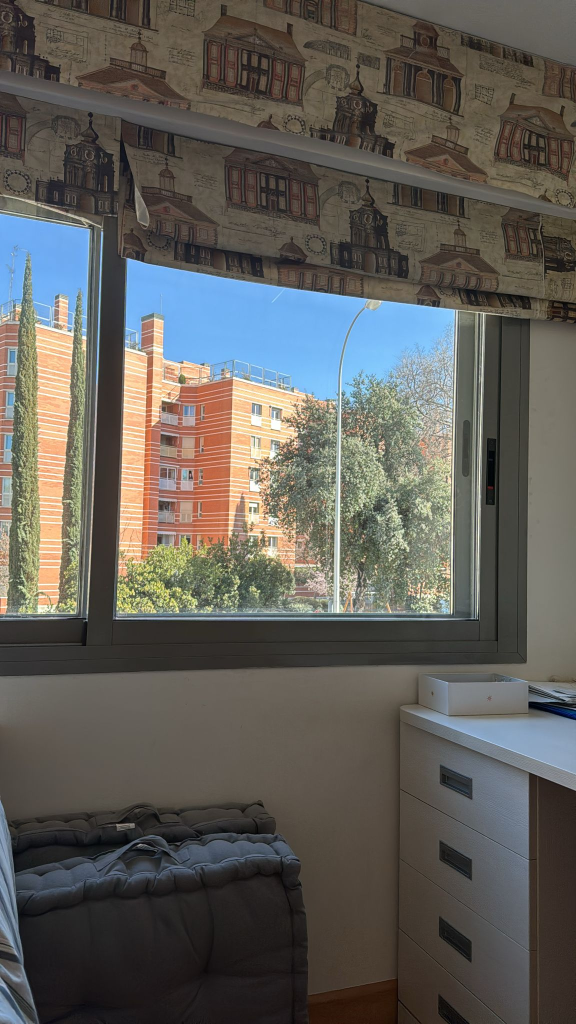
#> input picture Homography Calculation with NumPy/img_left.jpeg, 1152 x 2048 px (shown at 1/2 size)
$ jupyter execute Homography.ipynb
#> lines starting #> are read from the running program, lines starting #| are printed output that depends on the picture
##### Given three images of a window taken from three different viewpoints, a, b and c, I obtained the homography matrices H_ab and H_bc using the least squares method.

1) I used numpy for matrix multiplication, transposition and inversion.

To obtain the homography matrices using the least squares method, we have to do the following 3 steps:
- Select at least four corresponding points between each pair of images (a & b, and b & c).
- Set up a system of linear equations based on the correspondences.
- Solve the system using the least squares method to find the homography matrices.

[cell 1]
import cv2
import numpy as np
import matplotlib.pyplot as plt

# Load images
img_left_path = 'img_left.jpeg'
img_middle_path = 'img_front.jpeg'
img_right_path = 'img_right.jpeg'

img_left = cv2.imread(img_left_path)
#> img_left is the input picture: shape (2048, 1152, 3); mean B, G, R 87.9, 93.2, 95.5
img_middle = cv2.imread(img_middle_path)
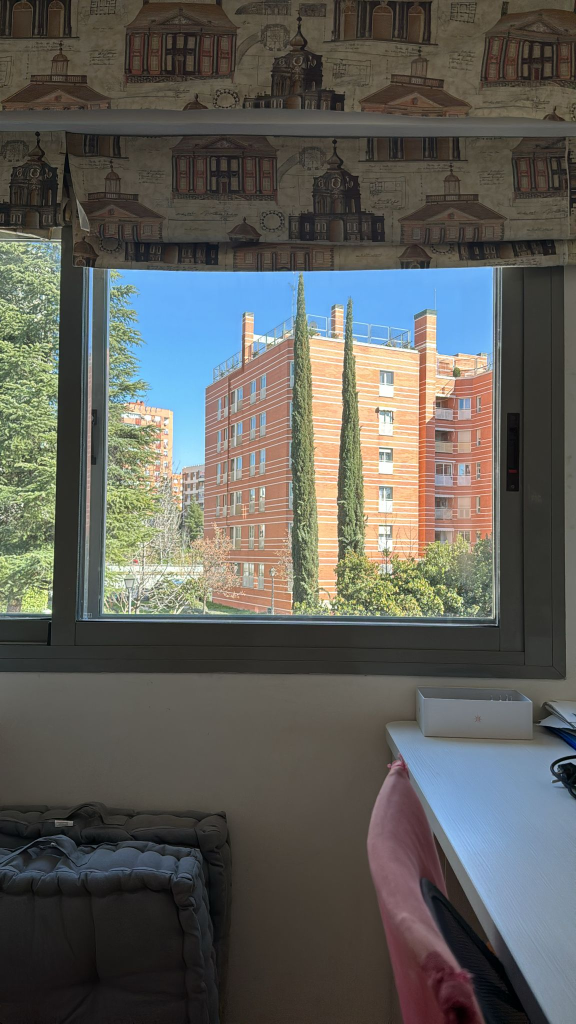
#> input picture Homography Calculation with NumPy/img_front.jpeg, 1152 x 2048 px (shown at 1/2 size)
#> img_middle is the input picture: shape (2048, 1152, 3); mean B, G, R 88.9, 94, 94.1
img_right = cv2.imread(img_right_path)
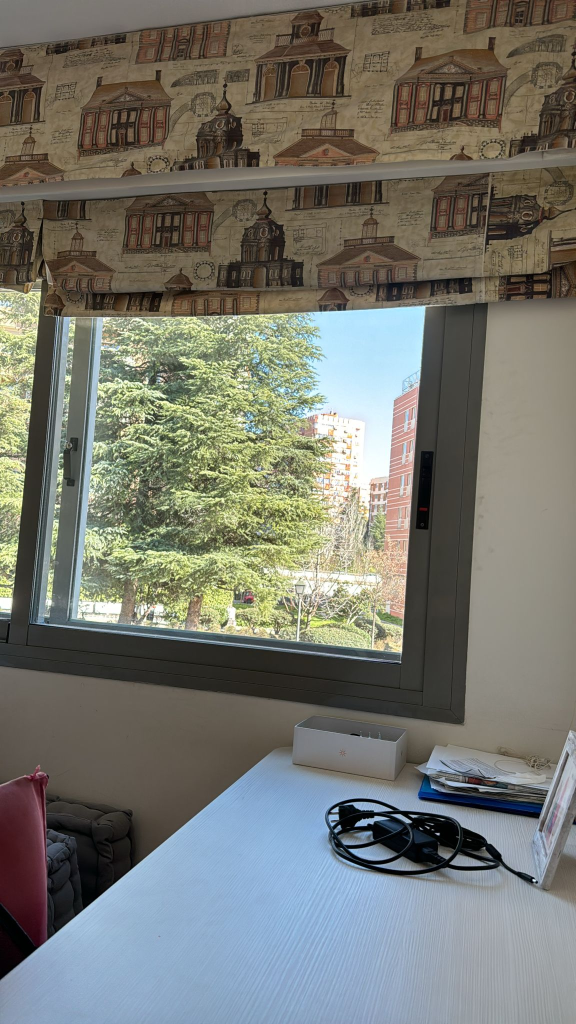
#> input picture Homography Calculation with NumPy/img_right.jpeg, 1152 x 2048 px (shown at 1/2 size)
#> img_right is the input picture: shape (2048, 1152, 3); mean B, G, R 110, 118.3, 117.6

# Convert images from BGR to RGB for displaying with matplotlib
img_left = cv2.cvtColor(img_left, cv2.COLOR_BGR2RGB)
img_middle = cv2.cvtColor(img_middle, cv2.COLOR_BGR2RGB)
img_right = cv2.cvtColor(img_right, cv2.COLOR_BGR2RGB)

# Display images
plt.figure(figsize=(15, 5))
plt.subplot(1, 3, 1)
plt.imshow(img_left)
plt.title('Left View')
plt.axis('off')

plt.subplot(1, 3, 2)
plt.imshow(img_middle)
plt.title('Middle View')
plt.axis('off')

plt.subplot(1, 3, 3)
plt.imshow(img_right)
plt.title('Right View')
plt.axis('off')

plt.show()
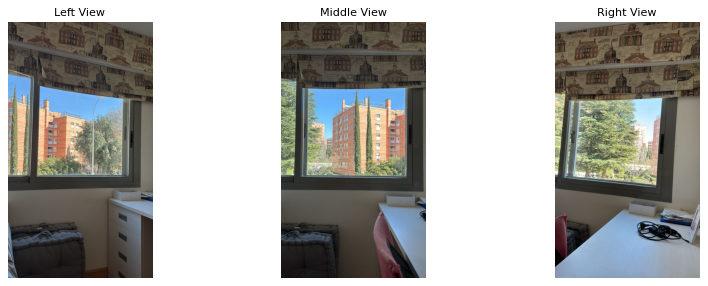
#> figure drawn by matplotlib, 3 panels

[cell 2]
# Next, we manually select points for the homography between the left and middle images
# Format: (x_left, y_left, x_middle, y_middle)
points_ab = np.array([
    # Points from the left image matched with points from the middle image
    [230, 1230, 140, 1240],  # This points are made to fit the edges of the windows
    [250, 510, 150, 550],
    [950, 620, 1000, 550],
    [950, 1230, 1000, 1240],
], dtype='float32')

# Similarly, manually selected points for the homography between the middle and right images
# Format: (x_middle, y_middle, x_right, y_right)
points_bc = np.array([
    # Points from the middle image matched with points from the right image
    [140, 1240, 70, 1230],  # Example point 1
    [150, 550, 130, 620],  # Example point 2
    [1000, 550, 850, 620],  # Example point 3
    [1000, 1240, 800, 1300],  # Example point 4
], dtype='float32')

# Splitting points into separate lists for each image pair
points_a = points_ab[:, :2]
points_b_ab = points_ab[:, 2:]

points_b_bc = points_bc[:, :2]
points_c = points_bc[:, 2:]

# Display points on the images
plt.figure(figsize=(15, 5))

# Left image with points
plt.subplot(1, 3, 1)
plt.imshow(img_left)
plt.scatter(points_a[:, 0], points_a[:, 1], c='yellow')
plt.title('Left View with Points')
plt.axis('off')

# Middle image with points
plt.subplot(1, 3, 2)
plt.imshow(img_middle)
plt.scatter(points_b_ab[:, 0], points_b_ab[:, 1], c='yellow')
plt.scatter(points_b_bc[:, 0], points_b_bc[:, 1], c='red')
plt.title('Middle View with Points')
plt.axis('off')

# Right image with points
plt.subplot(1, 3, 3)
plt.imshow(img_right)
plt.scatter(points_c[:, 0], points_c[:, 1], c='red')
plt.title('Right View with Points')
plt.axis('off')

plt.show()


# Function to compute homography using least squares
def compute_homography_least_squares(points):
    # Determine the number of point correspondences
    num_points = points.shape[0]
     # We initialize matrix A (2*num_points x 8) for linear equations and vector b (2*num_points x 1) for solutions
    A = np.zeros((2 * num_points, 8))
    b = np.zeros((2 * num_points, 1))

    for i, (x1, y1, x2, y2) in enumerate(points):
        # For each point, we create two rows in A and two entries in b
        # First row for the x-coordinate
        A[2*i] = [x1, y1, 1, 0, 0, 0, -x2*x1, -x2*y1]
        A[2*i + 1] = [0, 0, 0, x1, y1, 1, -y2*x1, -y2*y1]
        b[2*i] = x2
        b[2*i + 1] = y2

    # Solve using least squares: h = (A^T A)^-1 A^T b
    A_transpose = A.T
    h = np.dot(np.linalg.inv(np.dot(A_transpose, A)), np.dot(A_transpose, b))
    h = np.append(h, 1)  # Append 1 for the last element to reshape into 3x3 matrix

    return h.reshape((3, 3))

# Compute homography matrices
H_ab = compute_homography_least_squares(points_ab)
H_bc = compute_homography_least_squares(points_bc)

print("Homography matrix H_ab:\n", H_ab)
print("Homography matrix H_bc:\n", H_bc)

Next, we compute a view equivalent to c, using only image a and the homographies previously computed:

[cell 3]
def warp_two_step(img, H1, H2, output_shape):
    """
    Now we apply two homography transformations in sequence to an image and warp it to the output shape.
    :param img: The original image to transform.
    :param H1: The first homography matrix.
    :param H2: The second homography matrix.
    :param output_shape: The shape (height, width) of the output image.
    :return: The warped image.
    """
    # Concatenate the two homographies
    H = np.dot(H2, H1)

    # Warp the image using the concatenated homography
    warped_img = cv2.warpPerspective(img, H, output_shape)

    return warped_img

# Assuming the shape of the right image is the desired output shape
output_shape = (img_right.shape[1], img_right.shape[0])
#> output_shape = (1152, 2048)

# Warp the left image to the right view using the two homographies
img_a_to_c = warp_two_step(img_left, H_ab, H_bc, output_shape)
#> in warp_two_step, `warped_img = cv2.warpPerspective(img, H, output_shape)`:
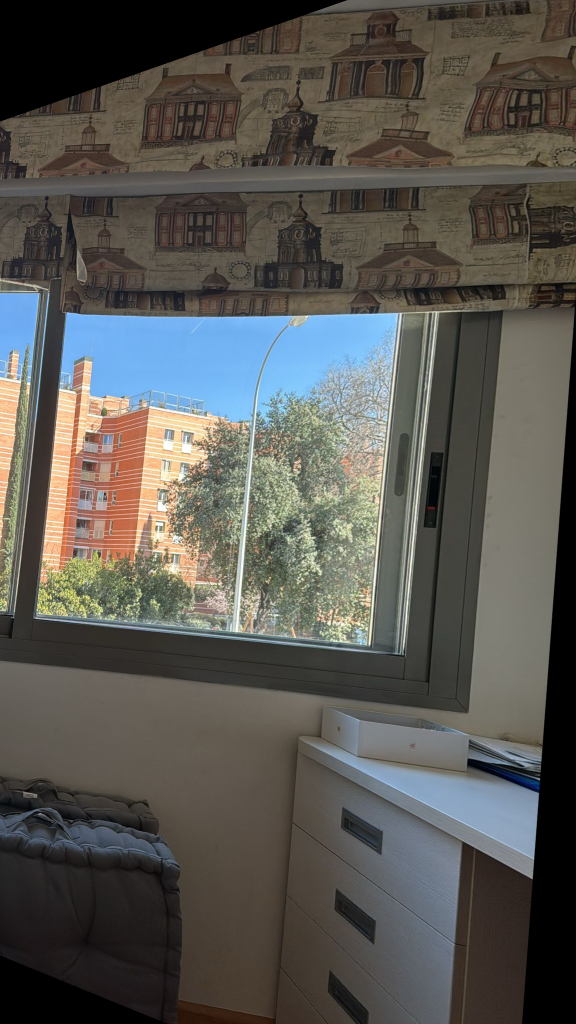
#> warped_img: shape (2048, 1152, 3) (shown at 1/2 size); mean R, G, B 87.9, 86.3, 81.3

# Display the original right image and the warped left image
plt.figure(figsize=(10, 5))

plt.subplot(1, 2, 1)
plt.imshow(img_right)
plt.title('Original Right View')
plt.axis('off')

plt.subplot(1, 2, 2)
plt.imshow(img_a_to_c)
plt.title('Warped Left to Right View')
plt.axis('off')

plt.show()
